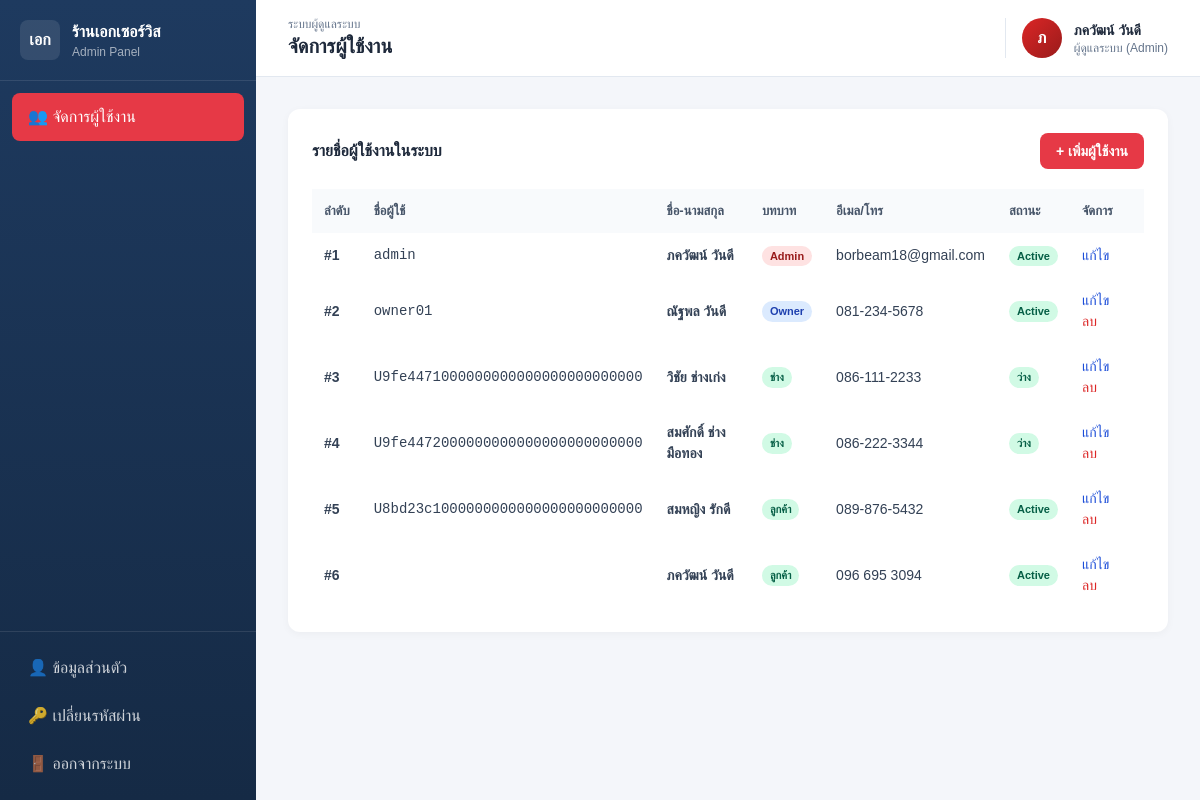
The page /admin/users.php (signed in) on the database as committed earlier.
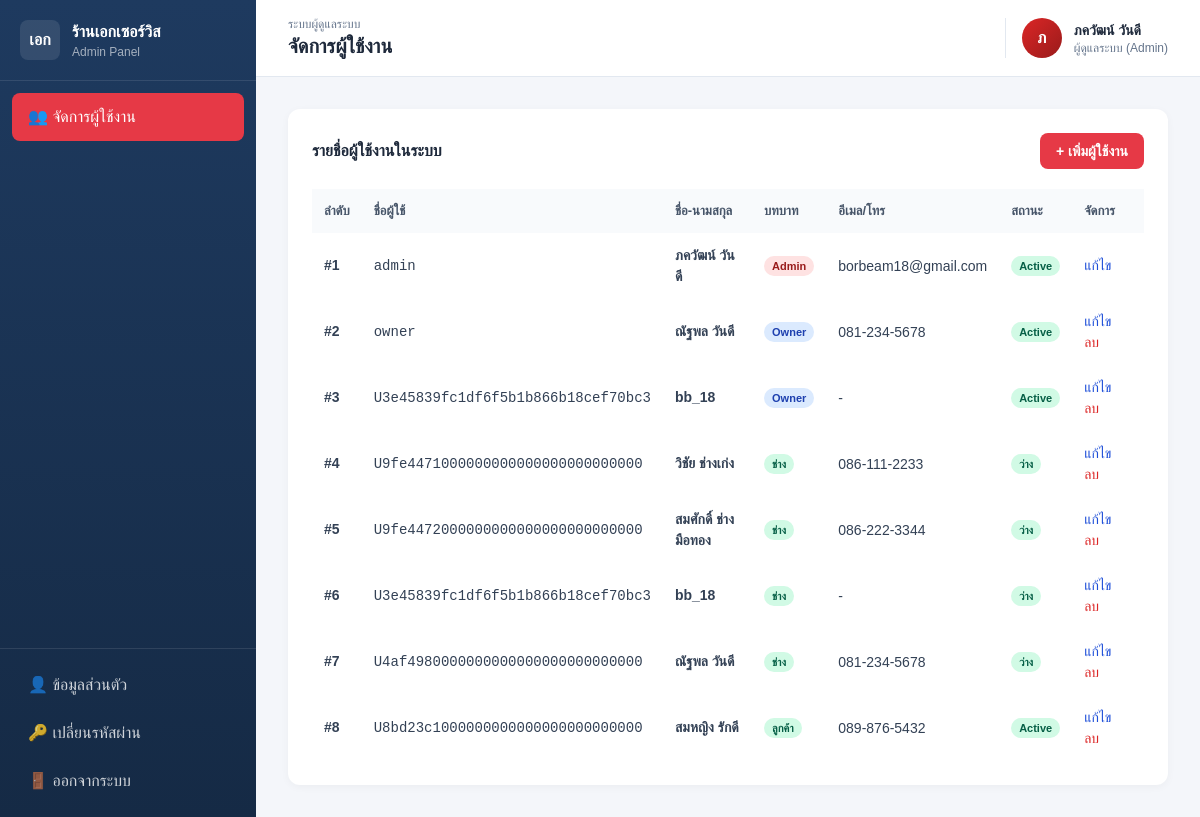
The same page on the database as committed later.
### tables this page shows
CREATE TABLE `owner` (
  `owner_id` int(11) NOT NULL,
  `username` varchar(50) DEFAULT NULL,
  `password` varchar(255) DEFAULT NULL,
  `line_user_id` varchar(50) DEFAULT NULL,
  `full_name` varchar(100) NOT NULL,
  `phone` varchar(15) DEFAULT NULL,
  `shop_name` varchar(100) NOT NULL DEFAULT 'ร้านเอกเซอร์วิส',
  `created_at` datetime NOT NULL DEFAULT current_timestamp()
);

CREATE TABLE `technician` (
  `tech_id` int(11) NOT NULL,
  `owner_id` int(11) DEFAULT NULL,
  `line_user_id` varchar(50) DEFAULT NULL,
  `full_name` varchar(100) NOT NULL,
  `phone` varchar(15) DEFAULT NULL,
  `specialty` varchar(100) DEFAULT NULL,
  `status` varchar(20) NOT NULL DEFAULT 'ว่าง',
  `created_at` datetime NOT NULL DEFAULT current_timestamp()
);

CREATE TABLE `customer` (
  `customer_id` int(11) NOT NULL,
  `line_user_id` varchar(50) NOT NULL,
  `full_name` varchar(100) NOT NULL,
  `phone` varchar(15) DEFAULT NULL,
  `email` varchar(100) DEFAULT NULL,
  `password` varchar(255) DEFAULT NULL,
  `address` text DEFAULT NULL,
  `latitude` decimal(10,6) DEFAULT NULL,
  `longitude` decimal(10,6) DEFAULT NULL,
  `created_at` datetime NOT NULL DEFAULT current_timestamp()
);

### includes/auth.php (called while the page is built, shortened)
<?php
function currentUser(): array
{
    return [
        'id' => $_SESSION['user_id'] ?? null,
        'role' => $_SESSION['role'] ?? null,
        'name' => $_SESSION['user_name'] ?? '',
        'auth_method' => $_SESSION['auth_method'] ?? 'password',
    ];
}

### admin/users.php (the view, shortened to what this page needs)
<?php
$pageTitle = 'จัดการผู้ใช้งาน';
require_once __DIR__ . '/../includes/header_admin.php';
$admins = $pdo->query("SELECT admin_id AS id, username, full_name, 'Admin' AS role, email AS contact, status, '' AS shop_name, '' AS specialty, '' AS address FROM Admin")->fetchAll();
$owners = $pdo->query("SELECT owner_id AS id, username, full_name, 'Owner' AS role, phone AS contact, 'Active' AS status, shop_name, '' AS specialty, '' AS address FROM Owner")->fetchAll();
$techs  = $pdo->query("SELECT tech_id AS id, line_user_id AS username, full_name, 'ช่าง' AS role, phone AS contact, status, '' AS shop_name, specialty, '' AS address FROM Technician")->fetchAll();
$customers = $pdo->query("SELECT customer_id AS id, line_user_id AS username, full_name, 'ลูกค้า' AS role, phone AS contact, email, 'Active' AS status, '' AS shop_name, '' AS specialty, address FROM Customer")->fetchAll();
$allUsers = array_merge($admins, $owners, $techs, $customers);
?>
<div class="card p-6">
  <div class="flex items-center justify-between mb-5">
    <h3 class="font-bold text-slate-800">รายชื่อผู้ใช้งานในระบบ</h3>
    <button onclick="openModal('addUserModal')" class="btn-accent px-4 py-2 rounded-lg text-sm font-semibold">+ เพิ่มผู้ใช้งาน</button>
  </div>
  <div class="overflow-x-auto">
    <table class="w-full data-table">
      <thead>
        <tr><th class="text-left p-3">ลำดับ</th><th class="text-left p-3">ชื่อผู้ใช้</th><th class="text-left p-3">ชื่อ-นามสกุล</th><th class="text-left p-3">บทบาท</th><th class="text-left p-3">อีเมล/โทร</th><th class="text-left p-3">สถานะ</th><th class="text-left p-3">จัดการ</th></tr>
      </thead>
      <tbody>
      <?php $displayNumber = 1; ?>
      <?php foreach ($allUsers as $u): ?>
        <tr class="hover:bg-slate-50">
          <td class="p-3 font-semibold">#<?= $displayNumber++ ?></td>
          <td class="p-3 font-mono text-sm"><?= htmlspecialchars($u['username']) ?></td>
          <td class="p-3 font-semibold"><?= htmlspecialchars($u['full_name']) ?></td>
          <td class="p-3"><span class="badge badge-<?= $u['role']==='Admin'?'red':($u['role']==='Owner'?'blue':'green') ?>"><?= $u['role'] ?></span></td>
          <td class="p-3 text-sm"><?= htmlspecialchars($u['contact'] ?? '-') ?></td>
          <td class="p-3"><span class="badge badge-green"><?= $u['status'] ?></span></td>
          <td class="p-3">
            <button type="button" class="text-blue-700 hover:underline text-sm mr-3" onclick='openEditUser(<?= json_encode($u, JSON_HEX_TAG | JSON_HEX_APOS | JSON_HEX_QUOT | JSON_HEX_AMP) ?>)'>แก้ไข</button>
            <?php if ($u['role'] !== 'Admin'): ?>
            <form method="POST" onsubmit="return confirm('ยืนยันการลบ?')" style="display:inline">
              <button class="text-red-600 hover:underline text-sm">ลบ</button>
            </form>
            <?php endif; ?>
          </td>
        </tr>
      <?php endforeach; ?>
      </tbody>
    </table>
  </div>
</div>
<?php require_once __DIR__ . '/../includes/footer.php'; ?>

### includes/header_admin.php (shortened to what this page needs)
<?php
require_once __DIR__ . '/auth.php';
$me = currentUser();
?>
<!DOCTYPE html>
<html lang="th">
<head>
<script src="https://cdn.tailwindcss.com"></script>
<link rel="stylesheet" href="https://cdn.jsdelivr.net/npm/@fontsource/kanit@5.0.0/thai-400.css" />
<link rel="stylesheet" href="https://cdn.jsdelivr.net/npm/@fontsource/kanit@5.0.0/thai-600.css" />
</head>
<body>
<aside id="mainSidebar" class="sidebar w-64 text-white flex flex-col fixed h-screen">
  <div class="p-5 border-b border-white/10">
    <div class="flex items-center gap-3">
      <div class="w-10 h-10 rounded-lg bg-white/10 flex items-center justify-center font-bold">เอก</div>
      <div><div class="font-bold">ร้านเอกเซอร์วิส</div><div class="text-xs text-white/60">Admin Panel</div></div>
    </div>
  </div>
  <nav class="flex-1 p-3 space-y-1">
    <a href="/web_app/admin/users.php" class="nav-item active flex items-center gap-3 px-4 py-3 rounded-lg">👥 จัดการผู้ใช้งาน</a>
  </nav>
  <div class="p-3 border-t border-white/10">
    <a href="/web_app/user/profile.php" class="w-full flex items-center gap-3 px-4 py-3 rounded-lg hover:bg-white/10 transition text-white/80">👤 ข้อมูลส่วนตัว</a>
    <a href="/web_app/user/change_password.php" class="w-full flex items-center gap-3 px-4 py-3 rounded-lg hover:bg-white/10 transition text-white/80">🔑 เปลี่ยนรหัสผ่าน</a>
    <a href="/web_app/api/logout.php" class="w-full flex items-center gap-3 px-4 py-3 rounded-lg hover:bg-white/10 transition text-white/80">🚪 ออกจากระบบ</a>
  </div>
</aside>
<main class="main-content">
  <header class="bg-white border-b border-slate-200 px-8 py-4 flex items-center justify-between sticky top-0 z-20">
    <div class="flex items-center gap-3 min-w-0">
      <div class="min-w-0">
        <div class="text-xs text-slate-500 truncate">ระบบผู้ดูแลระบบ</div>
        <h1 class="text-xl font-bold text-slate-800 truncate"><?= $pageTitle ?? 'จัดการผู้ใช้งาน' ?></h1>
      </div>
    </div>
    <div class="flex items-center gap-3 pl-4 border-l border-slate-200">
      <div class="w-10 h-10 rounded-full bg-gradient-to-br from-red-600 to-red-800 text-white flex items-center justify-center font-bold"><?= mb_substr($me['name'], 0, 1) ?></div>
      <div>
        <div class="font-semibold text-sm text-slate-800"><?= htmlspecialchars($me['name']) ?></div>
        <div class="text-xs text-slate-500">ผู้ดูแลระบบ (Admin)</div>
      </div>
    </div>
  </header>
  <div class="page-content p-8">

### includes/footer.php (shortened to what this page needs)
  </div>
</main>
</body>
</html>

### includes/header_admin.php (style rules this page uses)
* { font-family: 'Kanit', sans-serif; box-sizing: border-box; }
body { background: #f4f6fa; margin: 0; }
.sidebar { background: linear-gradient(180deg, #1e3a5f 0%, #152a45 100%); }
.nav-item { transition: all 0.2s; }
.nav-item.active { background: #e63946; color: white; }
.card { background: white; border-radius: 12px; box-shadow: 0 2px 8px rgba(0,0,0,0.04); }
.btn-accent { background: #e63946; color: white; }
.badge { display: inline-block; padding: 2px 8px; border-radius: 999px; font-size: 11px; font-weight: 600; }
.badge-blue { background: #dbeafe; color: #1e40af; }
.badge-red { background: #fee2e2; color: #991b1b; }
.badge-green { background: #d1fae5; color: #065f46; }
table.data-table th { background: #f8fafc; color: #475569; font-weight: 600; font-size: 13px; }
table.data-table td { font-size: 14px; color: #334155; }
.main-content { margin-left: 256px; min-width: 0; }

Rows that differ between the two databases and show on the page:
removed customer: full_name "ภควัฒน์ วันดี", role "ลูกค้า", phone "096 695 3094", status "Active"
changed owner "ณัฐพล วันดี": username "owner01" → "owner"
added owner: username "U3e45839fc1df6f5b1b866b18cef70bc3", full_name "bb_18", role "Owner", phone "-", status "Active"
added technician: line_user "U3e45839fc1df6f5b1b866b18cef70bc3", full_name "bb_18", role "ช่าง", phone "-", status "ว่าง"
added technician: line_user "U4af4980000000000000000000000000", full_name "ณัฐพล วันดี", role "ช่าง", phone "081-234-5678", status "ว่าง"
